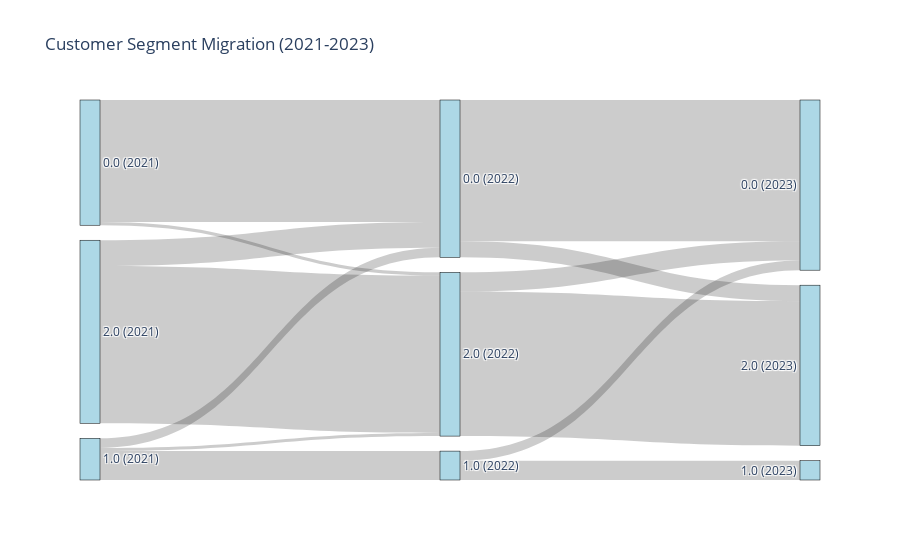

Source (notebook cell):
### Markdown cell above
The 'Growth Rate' feature has smaller variance than the other two features, which may be not so important for the clustering.
The samples are distributed like a triangle in the 2D space formed by 'Number of Purchases' and 'Average Spend'.

There are three major “types” of customers:
* 1: High purchases & moderate spend
* 2: Low spend & few purchases
* 3: High spend & few purchases

The clusters are not well-separated in the 3D space, indicating that the features may not be sufficient for clear segmentation.

### Code cell
# sankey plot for visualizing customer migration between segments
import plotly.graph_objects as go

def create_sankey(segment_df):
    # Flatten flows between consecutive years
    flows = []
    years = ['2021', '2022', '2023']
    
    for i in range(len(years) - 1):
        flow = segment_df.groupby([years[i], years[i+1]]).size().reset_index(name='count')
        print(flow)
        flow['source'] = flow[years[i]].astype(str) + ' (' + years[i] + ')'
        flow['target'] = flow[years[i+1]].astype(str) + ' (' + years[i+1] + ')'
        flows.append(flow)

    sankey_df = pd.concat(flows)

    # Create unique labels
    labels = list(pd.unique(sankey_df[['source', 'target']].values.ravel()))
    label_map = {label: idx for idx, label in enumerate(labels)}

    # Map source and target to indices
    sankey_df['source_id'] = sankey_df['source'].map(label_map)
    sankey_df['target_id'] = sankey_df['target'].map(label_map)

    # Plot
    fig = go.Figure(data=[go.Sankey(
        node=dict(
            pad=15,
            thickness=20,
            line=dict(color='black', width=0.5),
            label=labels,
            color='lightblue'
        ),
        link=dict(
            source=sankey_df['source_id'],
            target=sankey_df['target_id'],
            value=sankey_df['count']
        ))])

    fig.update_layout(title_text='Customer Segment Migration (2021-2023)', font_size=12)
    fig.show()

# Call the function
create_sankey(migration)

### Figure 1 — Plotly figure (JSON) as saved in the notebook; plotly's stock layout.template omitted (floating-point values rounded to 4 significant figures)
{"data": [{"link": {"source": [0, 0, 3, 3, 3, 5, 5, 1, 1, 4, 4, 2, 2], "target": [1, 2, 1, 4, 2, 1, 2, 6, 7, 6, 8, 6, 7], "value": [38, 1, 3, 9, 1, 8, 49, 44, 5, 3, 6, 6, 45]}, "node": {"color": "lightblue", "label": ["0.0 (2021)", "0.0 (2022)", "2.0 (2022)", "1.0 (2021)", "1.0 (2022)", "2.0 (2021)", "0.0 (2023)", "2.0 (2023)", "1.0 (2023)"], "line": {"color": "black", "width": 0.5}, "pad": 15, "thickness": 20}, "type": "sankey"}], "layout": {"font": {"size": 12}, "title": {"text": "Customer Segment Migration (2021-2023)"}}}
